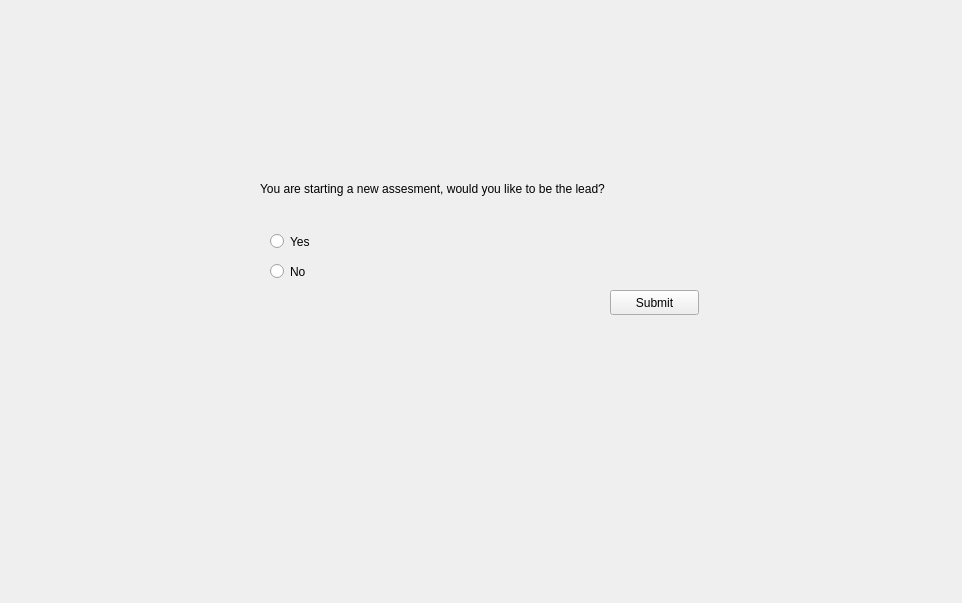
<?xml version="1.0" encoding="UTF-8"?>
<ui version="4.0">
 <class>Form</class>
 <widget class="QWidget" name="Form">
  <property name="geometry">
   <rect>
    <x>0</x>
    <y>0</y>
    <width>962</width>
    <height>603</height>
   </rect>
  </property>
  <property name="windowTitle">
   <string>Form</string>
  </property>
  <widget class="QLabel" name="label">
   <property name="geometry">
    <rect>
     <x>260</x>
     <y>180</y>
     <width>441</width>
     <height>17</height>
    </rect>
   </property>
   <property name="text">
    <string>You are starting a new assesment, would you like to be the lead?</string>
   </property>
  </widget>
  <widget class="QRadioButton" name="yesRadioBtn">
   <property name="geometry">
    <rect>
     <x>270</x>
     <y>230</y>
     <width>112</width>
     <height>23</height>
    </rect>
   </property>
   <property name="text">
    <string>Yes</string>
   </property>
  </widget>
  <widget class="QRadioButton" name="noRadioBtn">
   <property name="geometry">
    <rect>
     <x>270</x>
     <y>260</y>
     <width>112</width>
     <height>23</height>
    </rect>
   </property>
   <property name="text">
    <string>No</string>
   </property>
  </widget>
  <widget class="QPushButton" name="submitBtn">
   <property name="geometry">
    <rect>
     <x>610</x>
     <y>290</y>
     <width>89</width>
     <height>25</height>
    </rect>
   </property>
   <property name="text">
    <string>Submit</string>
   </property>
  </widget>
 </widget>
 <resources/>
 <connections/>
</ui>
